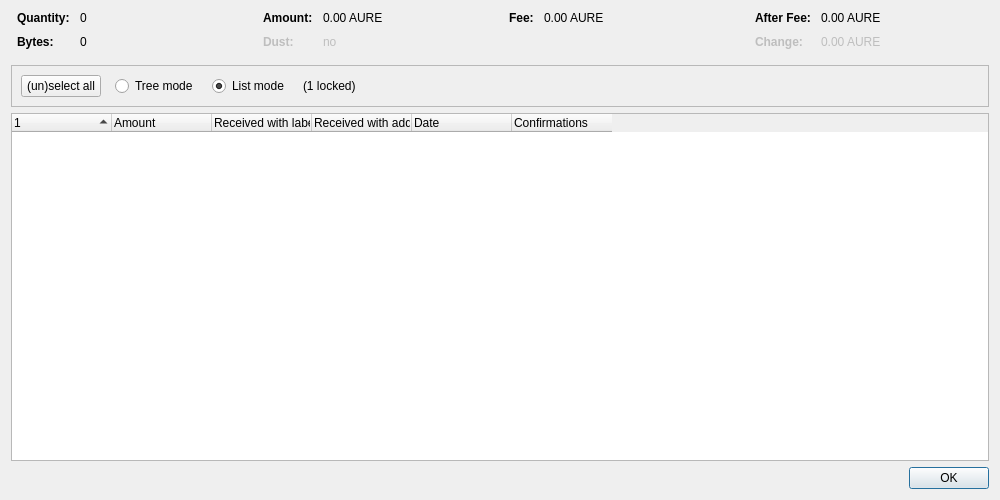
<?xml version="1.0" encoding="UTF-8"?>
<ui version="4.0">
 <class>CoinControlDialog</class>
 <widget class="QDialog" name="CoinControlDialog">
  <property name="geometry">
   <rect>
    <x>0</x>
    <y>0</y>
    <width>1000</width>
    <height>500</height>
   </rect>
  </property>
  <property name="windowTitle">
   <string>Coin Selection</string>
  </property>
  <layout class="QVBoxLayout" name="verticalLayout">
   <item>
    <layout class="QHBoxLayout" name="horizontalLayoutTop" stretch="0,0,0,0">
     <property name="topMargin">
      <number>0</number>
     </property>
     <property name="bottomMargin">
      <number>10</number>
     </property>
     <item>
      <layout class="QFormLayout" name="formLayoutCoinControl1">
       <property name="horizontalSpacing">
        <number>10</number>
       </property>
       <property name="verticalSpacing">
        <number>10</number>
       </property>
       <property name="leftMargin">
        <number>6</number>
       </property>
       <property name="rightMargin">
        <number>6</number>
       </property>
       <item row="0" column="0">
        <widget class="QLabel" name="labelCoinControlQuantityText">
         <property name="font">
          <font>
           <weight>75</weight>
           <bold>true</bold>
          </font>
         </property>
         <property name="text">
          <string>Quantity:</string>
         </property>
        </widget>
       </item>
       <item row="0" column="1">
        <widget class="QLabel" name="labelCoinControlQuantity">
         <property name="cursor">
          <cursorShape>IBeamCursor</cursorShape>
         </property>
         <property name="contextMenuPolicy">
          <enum>Qt::ActionsContextMenu</enum>
         </property>
         <property name="text">
          <string notr="true">0</string>
         </property>
         <property name="textInteractionFlags">
          <set>Qt::LinksAccessibleByMouse|Qt::TextSelectableByKeyboard|Qt::TextSelectableByMouse</set>
         </property>
        </widget>
       </item>
       <item row="1" column="0">
        <widget class="QLabel" name="labelCoinControlBytesText">
         <property name="font">
          <font>
           <weight>75</weight>
           <bold>true</bold>
          </font>
         </property>
         <property name="text">
          <string>Bytes:</string>
         </property>
        </widget>
       </item>
       <item row="1" column="1">
        <widget class="QLabel" name="labelCoinControlBytes">
         <property name="cursor">
          <cursorShape>IBeamCursor</cursorShape>
         </property>
         <property name="contextMenuPolicy">
          <enum>Qt::ActionsContextMenu</enum>
         </property>
         <property name="text">
          <string notr="true">0</string>
         </property>
         <property name="textInteractionFlags">
          <set>Qt::LinksAccessibleByMouse|Qt::TextSelectableByKeyboard|Qt::TextSelectableByMouse</set>
         </property>
        </widget>
       </item>
      </layout>
     </item>
     <item>
      <layout class="QFormLayout" name="formLayoutCoinControl2">
       <property name="horizontalSpacing">
        <number>10</number>
       </property>
       <property name="verticalSpacing">
        <number>10</number>
       </property>
       <property name="leftMargin">
        <number>6</number>
       </property>
       <property name="rightMargin">
        <number>6</number>
       </property>
       <item row="0" column="0">
        <widget class="QLabel" name="labelCoinControlAmountText">
         <property name="font">
          <font>
           <weight>75</weight>
           <bold>true</bold>
          </font>
         </property>
         <property name="text">
          <string>Amount:</string>
         </property>
        </widget>
       </item>
       <item row="0" column="1">
        <widget class="QLabel" name="labelCoinControlAmount">
         <property name="cursor">
          <cursorShape>IBeamCursor</cursorShape>
         </property>
         <property name="contextMenuPolicy">
          <enum>Qt::ActionsContextMenu</enum>
         </property>
         <property name="text">
          <string notr="true">0.00 AURE</string>
         </property>
         <property name="textInteractionFlags">
          <set>Qt::LinksAccessibleByMouse|Qt::TextSelectableByKeyboard|Qt::TextSelectableByMouse</set>
         </property>
        </widget>
       </item>
       <item row="1" column="0">
        <widget class="QLabel" name="labelCoinControlLowOutputText">
         <property name="enabled">
          <bool>false</bool>
         </property>
         <property name="font">
          <font>
           <weight>75</weight>
           <bold>true</bold>
          </font>
         </property>
         <property name="text">
          <string>Dust:</string>
         </property>
        </widget>
       </item>
       <item row="1" column="1">
        <widget class="QLabel" name="labelCoinControlLowOutput">
         <property name="enabled">
          <bool>false</bool>
         </property>
         <property name="cursor">
          <cursorShape>IBeamCursor</cursorShape>
         </property>
         <property name="contextMenuPolicy">
          <enum>Qt::ActionsContextMenu</enum>
         </property>
         <property name="text">
          <string notr="true">no</string>
         </property>
         <property name="textInteractionFlags">
          <set>Qt::LinksAccessibleByMouse|Qt::TextSelectableByKeyboard|Qt::TextSelectableByMouse</set>
         </property>
        </widget>
       </item>
      </layout>
     </item>
     <item>
      <layout class="QFormLayout" name="formLayoutCoinControl3">
       <property name="horizontalSpacing">
        <number>10</number>
       </property>
       <property name="verticalSpacing">
        <number>10</number>
       </property>
       <property name="leftMargin">
        <number>6</number>
       </property>
       <property name="rightMargin">
        <number>6</number>
       </property>
       <item row="0" column="0">
        <widget class="QLabel" name="labelCoinControlFeeText">
         <property name="font">
          <font>
           <weight>75</weight>
           <bold>true</bold>
          </font>
         </property>
         <property name="text">
          <string>Fee:</string>
         </property>
        </widget>
       </item>
       <item row="0" column="1">
        <widget class="QLabel" name="labelCoinControlFee">
         <property name="cursor">
          <cursorShape>IBeamCursor</cursorShape>
         </property>
         <property name="contextMenuPolicy">
          <enum>Qt::ActionsContextMenu</enum>
         </property>
         <property name="text">
          <string notr="true">0.00 AURE</string>
         </property>
         <property name="textInteractionFlags">
          <set>Qt::LinksAccessibleByMouse|Qt::TextSelectableByKeyboard|Qt::TextSelectableByMouse</set>
         </property>
        </widget>
       </item>
      </layout>
     </item>
     <item>
      <layout class="QFormLayout" name="formLayoutCoinControl4">
       <property name="horizontalSpacing">
        <number>10</number>
       </property>
       <property name="verticalSpacing">
        <number>10</number>
       </property>
       <property name="leftMargin">
        <number>6</number>
       </property>
       <property name="rightMargin">
        <number>6</number>
       </property>
       <item row="0" column="0">
        <widget class="QLabel" name="labelCoinControlAfterFeeText">
         <property name="font">
          <font>
           <weight>75</weight>
           <bold>true</bold>
          </font>
         </property>
         <property name="text">
          <string>After Fee:</string>
         </property>
        </widget>
       </item>
       <item row="0" column="1">
        <widget class="QLabel" name="labelCoinControlAfterFee">
         <property name="cursor">
          <cursorShape>IBeamCursor</cursorShape>
         </property>
         <property name="contextMenuPolicy">
          <enum>Qt::ActionsContextMenu</enum>
         </property>
         <property name="text">
          <string notr="true">0.00 AURE</string>
         </property>
         <property name="textInteractionFlags">
          <set>Qt::LinksAccessibleByMouse|Qt::TextSelectableByKeyboard|Qt::TextSelectableByMouse</set>
         </property>
        </widget>
       </item>
       <item row="1" column="0">
        <widget class="QLabel" name="labelCoinControlChangeText">
         <property name="enabled">
          <bool>false</bool>
         </property>
         <property name="font">
          <font>
           <weight>75</weight>
           <bold>true</bold>
          </font>
         </property>
         <property name="text">
          <string>Change:</string>
         </property>
        </widget>
       </item>
       <item row="1" column="1">
        <widget class="QLabel" name="labelCoinControlChange">
         <property name="enabled">
          <bool>false</bool>
         </property>
         <property name="cursor">
          <cursorShape>IBeamCursor</cursorShape>
         </property>
         <property name="contextMenuPolicy">
          <enum>Qt::ActionsContextMenu</enum>
         </property>
         <property name="text">
          <string notr="true">0.00 AURE</string>
         </property>
         <property name="textInteractionFlags">
          <set>Qt::LinksAccessibleByMouse|Qt::TextSelectableByKeyboard|Qt::TextSelectableByMouse</set>
         </property>
        </widget>
       </item>
      </layout>
     </item>
    </layout>
   </item>
   <item>
    <widget class="QFrame" name="frame">
     <property name="minimumSize">
      <size>
       <width>0</width>
       <height>40</height>
      </size>
     </property>
     <property name="frameShape">
      <enum>QFrame::StyledPanel</enum>
     </property>
     <property name="frameShadow">
      <enum>QFrame::Sunken</enum>
     </property>
     <layout class="QHBoxLayout" name="horizontalLayout">
      <item>
       <layout class="QHBoxLayout" name="horizontalLayoutPanel" stretch="0,0,0,0,0">
        <property name="spacing">
         <number>14</number>
        </property>
        <item>
         <widget class="QPushButton" name="pushButtonSelectAll">
          <property name="sizePolicy">
           <sizepolicy hsizetype="Maximum" vsizetype="Fixed">
            <horstretch>0</horstretch>
            <verstretch>0</verstretch>
           </sizepolicy>
          </property>
          <property name="text">
           <string>(un)select all</string>
          </property>
          <property name="autoDefault">
           <bool>false</bool>
          </property>
         </widget>
        </item>
        <item>
         <widget class="QRadioButton" name="radioTreeMode">
          <property name="sizePolicy">
           <sizepolicy hsizetype="Maximum" vsizetype="Fixed">
            <horstretch>0</horstretch>
            <verstretch>0</verstretch>
           </sizepolicy>
          </property>
          <property name="text">
           <string>Tree mode</string>
          </property>
         </widget>
        </item>
        <item>
         <widget class="QRadioButton" name="radioListMode">
          <property name="sizePolicy">
           <sizepolicy hsizetype="Maximum" vsizetype="Fixed">
            <horstretch>0</horstretch>
            <verstretch>0</verstretch>
           </sizepolicy>
          </property>
          <property name="text">
           <string>List mode</string>
          </property>
          <property name="checked">
           <bool>true</bool>
          </property>
         </widget>
        </item>
        <item>
         <widget class="QLabel" name="labelLocked">
          <property name="text">
           <string notr="true">(1 locked)</string>
          </property>
         </widget>
        </item>
        <item>
         <spacer name="horizontalSpacer">
          <property name="orientation">
           <enum>Qt::Horizontal</enum>
          </property>
          <property name="sizeHint" stdset="0">
           <size>
            <width>40</width>
            <height>20</height>
           </size>
          </property>
         </spacer>
        </item>
       </layout>
      </item>
     </layout>
    </widget>
   </item>
   <item>
    <widget class="CoinControlTreeWidget" name="treeWidget">
     <property name="contextMenuPolicy">
      <enum>Qt::CustomContextMenu</enum>
     </property>
     <property name="sortingEnabled">
      <bool>false</bool>
     </property>
     <property name="columnCount">
      <number>6</number>
     </property>
     <attribute name="headerShowSortIndicator" stdset="0">
      <bool>true</bool>
     </attribute>
     <attribute name="headerStretchLastSection">
      <bool>false</bool>
     </attribute>
     <column>
      <property name="text">
       <string/>
      </property>
     </column>
     <column>
      <property name="text">
       <string>Amount</string>
      </property>
     </column>
     <column>
      <property name="text">
       <string>Received with label</string>
      </property>
     </column>
     <column>
      <property name="text">
       <string>Received with address</string>
      </property>
     </column>
     <column>
      <property name="text">
       <string>Date</string>
      </property>
     </column>
     <column>
      <property name="text">
       <string>Confirmations</string>
      </property>
      <property name="toolTip">
       <string>Confirmed</string>
      </property>
     </column>
     <column>
      <property name="text">
       <string/>
      </property>
     </column>
     <column>
      <property name="text">
       <string/>
      </property>
     </column>
     <column>
      <property name="text">
       <string/>
      </property>
     </column>
     <column>
      <property name="text">
       <string/>
      </property>
     </column>
    </widget>
   </item>
   <item>
    <widget class="QDialogButtonBox" name="buttonBox">
     <property name="orientation">
      <enum>Qt::Horizontal</enum>
     </property>
     <property name="standardButtons">
      <set>QDialogButtonBox::Ok</set>
     </property>
    </widget>
   </item>
  </layout>
 </widget>
 <customwidgets>
  <customwidget>
   <class>CoinControlTreeWidget</class>
   <extends>QTreeWidget</extends>
   <header>qt/coincontroltreewidget.h</header>
  </customwidget>
 </customwidgets>
 <resources/>
 <connections/>
</ui>
